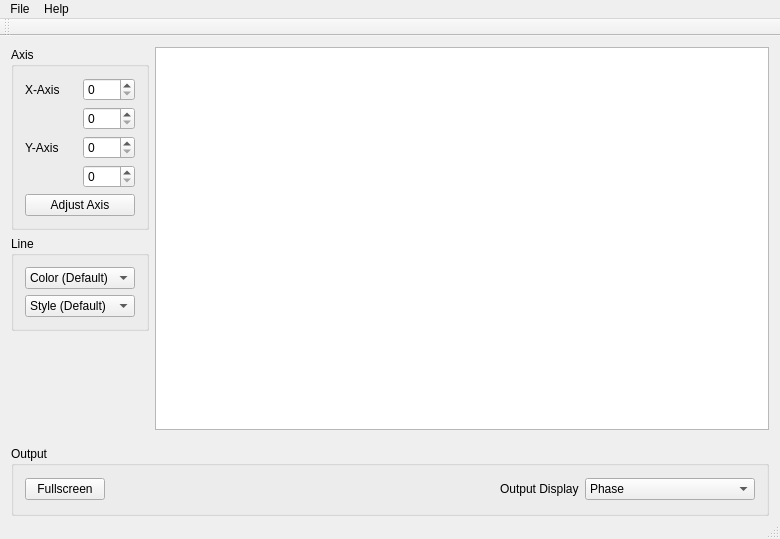
<?xml version="1.0" encoding="UTF-8"?>
<ui version="4.0">
 <class>MainWindow</class>
 <widget class="QMainWindow" name="MainWindow">
  <property name="geometry">
   <rect>
    <x>0</x>
    <y>0</y>
    <width>780</width>
    <height>539</height>
   </rect>
  </property>
  <property name="windowTitle">
   <string>MainWindow</string>
  </property>
  <widget class="QWidget" name="centralWidget">
   <layout class="QGridLayout" name="gridLayout_4">
    <item row="0" column="0">
     <widget class="QGroupBox" name="groupBox_2">
      <property name="title">
       <string>Axis</string>
      </property>
      <layout class="QGridLayout" name="gridLayout_3">
       <item row="0" column="0">
        <widget class="QLabel" name="label_2">
         <property name="text">
          <string>X-Axis</string>
         </property>
        </widget>
       </item>
       <item row="0" column="1">
        <widget class="QSpinBox" name="xspinBoxLower"/>
       </item>
       <item row="1" column="1">
        <widget class="QSpinBox" name="xspinBoxUpper"/>
       </item>
       <item row="2" column="0">
        <widget class="QLabel" name="label_3">
         <property name="text">
          <string>Y-Axis</string>
         </property>
        </widget>
       </item>
       <item row="2" column="1">
        <widget class="QSpinBox" name="yspinBoxLower"/>
       </item>
       <item row="3" column="1">
        <widget class="QSpinBox" name="yspinBoxUpper"/>
       </item>
       <item row="4" column="0" colspan="2">
        <widget class="QPushButton" name="btnAdjustAxis">
         <property name="text">
          <string>Adjust Axis</string>
         </property>
        </widget>
       </item>
      </layout>
     </widget>
    </item>
    <item row="1" column="0">
     <widget class="QGroupBox" name="groupBox_3">
      <property name="title">
       <string>Line</string>
      </property>
      <layout class="QGridLayout" name="gridLayout_2">
       <item row="0" column="0">
        <widget class="QComboBox" name="cBoxColor">
         <item>
          <property name="text">
           <string>Color (Default)</string>
          </property>
         </item>
         <item>
          <property name="text">
           <string>Green</string>
          </property>
         </item>
         <item>
          <property name="text">
           <string>Red</string>
          </property>
         </item>
         <item>
          <property name="text">
           <string>Blue</string>
          </property>
         </item>
         <item>
          <property name="text">
           <string>Magenta</string>
          </property>
         </item>
         <item>
          <property name="text">
           <string>Yellow</string>
          </property>
         </item>
         <item>
          <property name="text">
           <string>Brown</string>
          </property>
         </item>
        </widget>
       </item>
       <item row="1" column="0">
        <widget class="QComboBox" name="cBoxStyle">
         <item>
          <property name="text">
           <string>Style (Default)</string>
          </property>
         </item>
         <item>
          <property name="text">
           <string>Points</string>
          </property>
         </item>
         <item>
          <property name="text">
           <string>Dotted</string>
          </property>
         </item>
         <item>
          <property name="text">
           <string>Dash</string>
          </property>
         </item>
        </widget>
       </item>
      </layout>
     </widget>
    </item>
    <item row="3" column="0" colspan="2">
     <widget class="QGroupBox" name="groupBox">
      <property name="minimumSize">
       <size>
        <width>0</width>
        <height>70</height>
       </size>
      </property>
      <property name="maximumSize">
       <size>
        <width>16777215</width>
        <height>50</height>
       </size>
      </property>
      <property name="title">
       <string>Output</string>
      </property>
      <layout class="QGridLayout" name="gridLayout">
       <item row="0" column="4">
        <widget class="QComboBox" name="cBoxOutput">
         <property name="minimumSize">
          <size>
           <width>0</width>
           <height>22</height>
          </size>
         </property>
         <item>
          <property name="text">
           <string>Phase</string>
          </property>
         </item>
         <item>
          <property name="text">
           <string>Magnitude</string>
          </property>
         </item>
         <item>
          <property name="text">
           <string>Magnitude (from speaker)</string>
          </property>
         </item>
        </widget>
       </item>
       <item row="0" column="1">
        <spacer name="horizontalSpacer">
         <property name="orientation">
          <enum>Qt::Horizontal</enum>
         </property>
         <property name="sizeHint" stdset="0">
          <size>
           <width>425</width>
           <height>14</height>
          </size>
         </property>
        </spacer>
       </item>
       <item row="0" column="3">
        <widget class="QLabel" name="label">
         <property name="minimumSize">
          <size>
           <width>0</width>
           <height>22</height>
          </size>
         </property>
         <property name="text">
          <string>Output Display</string>
         </property>
        </widget>
       </item>
       <item row="0" column="0">
        <widget class="QPushButton" name="btnFullScreen">
         <property name="minimumSize">
          <size>
           <width>0</width>
           <height>22</height>
          </size>
         </property>
         <property name="text">
          <string>Fullscreen</string>
         </property>
        </widget>
       </item>
      </layout>
     </widget>
    </item>
    <item row="2" column="0">
     <spacer name="verticalSpacer">
      <property name="orientation">
       <enum>Qt::Vertical</enum>
      </property>
      <property name="sizeHint" stdset="0">
       <size>
        <width>20</width>
        <height>40</height>
       </size>
      </property>
     </spacer>
    </item>
    <item row="0" column="1" rowspan="3">
     <widget class="PlotWidget" name="graphicsView"/>
    </item>
   </layout>
  </widget>
  <widget class="QMenuBar" name="menuBar">
   <property name="geometry">
    <rect>
     <x>0</x>
     <y>0</y>
     <width>780</width>
     <height>22</height>
    </rect>
   </property>
   <widget class="QMenu" name="menuFile">
    <property name="title">
     <string>File</string>
    </property>
    <addaction name="actionSave"/>
    <addaction name="actionClose"/>
   </widget>
   <widget class="QMenu" name="menuHelp">
    <property name="title">
     <string>Help</string>
    </property>
    <addaction name="actionAbout"/>
   </widget>
   <addaction name="menuFile"/>
   <addaction name="menuHelp"/>
  </widget>
  <widget class="QToolBar" name="mainToolBar">
   <attribute name="toolBarArea">
    <enum>TopToolBarArea</enum>
   </attribute>
   <attribute name="toolBarBreak">
    <bool>false</bool>
   </attribute>
  </widget>
  <widget class="QStatusBar" name="statusBar"/>
  <action name="actionSave">
   <property name="text">
    <string>Save</string>
   </property>
  </action>
  <action name="actionAbout">
   <property name="text">
    <string>About</string>
   </property>
  </action>
  <action name="actionClose">
   <property name="text">
    <string>Close</string>
   </property>
  </action>
 </widget>
 <layoutdefault spacing="6" margin="11"/>
 <customwidgets>
  <customwidget>
   <class>PlotWidget</class>
   <extends>QGraphicsView</extends>
   <header>pyqtgraph</header>
  </customwidget>
 </customwidgets>
 <resources/>
 <connections/>
</ui>
